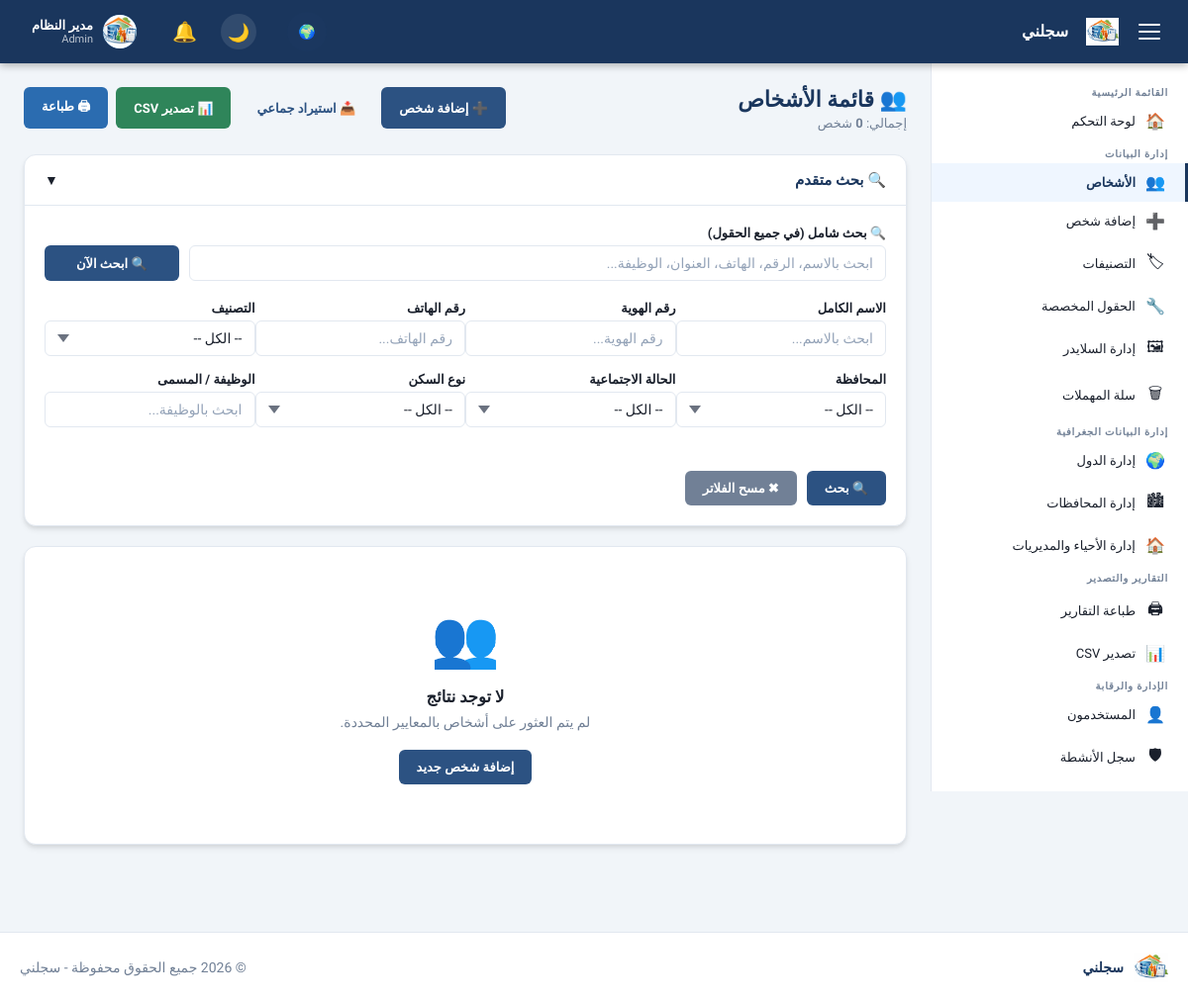
The app's page /admin/persons.php (signed in) with its own data.
### tables this page shows
CREATE TABLE `settings` (
  `id` int UNSIGNED NOT NULL,
  `setting_key` varchar(100) NOT NULL,
  `setting_value` text,
  `updated_at` datetime NOT NULL DEFAULT CURRENT_TIMESTAMP ON UPDATE CURRENT_TIMESTAMP
);

CREATE TABLE `users` (
  `id` int UNSIGNED NOT NULL,
  `username` varchar(100) NOT NULL,
  `password` varchar(255) NOT NULL,
  `full_name` varchar(200) NOT NULL DEFAULT '',
  `email` varchar(200) NOT NULL DEFAULT '',
  `avatar` varchar(255) DEFAULT NULL,
  `role` enum('admin','manager','viewer') NOT NULL DEFAULT 'viewer',
  `is_active` tinyint(1) NOT NULL DEFAULT '1',
  `last_login` datetime DEFAULT NULL,
  `created_at` datetime NOT NULL DEFAULT CURRENT_TIMESTAMP
);

### admin/persons.php (the view, shortened to what the rows shown need)
<?php
require_once __DIR__ . '/../includes/header.php';
?>
<div class="page-header">
    <div>
        <h1 class="page-title">👥 قائمة الأشخاص</h1>
    </div>
</div>
<?php require_once __DIR__ . '/../includes/footer.php'; ?>

### includes/header.php (shortened to what the rows shown need)
<?php
require_once __DIR__ . '/../config/db.php';
require_once __DIR__ . '/functions.php';
require_once __DIR__ . '/auth.php';
requireLogin();
$user = currentUser();
?>
<!DOCTYPE html>
<html lang="ar" dir="rtl">
<head>
    <link rel="stylesheet" href="<?= APP_URL ?>/assets/css/style.css">
</head>
<body class="admin-body">
<nav class="topbar">
    <div class="topbar-inner">
        <div class="topbar-brand">
            <a href="<?= APP_URL ?>/admin/dashboard.php" class="brand-link">
                <?php
                $logoUrl = getSetting('logo_path');
                if ($logoUrl && file_exists(UPLOAD_PATH . '/' . $logoUrl)): ?>
                    <img src="<?= UPLOAD_URL ?>/<?= clean($logoUrl) ?>" alt="Logo" style="max-height: 28px; margin-left: 8px;">
                <?php else: ?>
                    <span class="brand-icon">📋</span>
                <?php endif; ?>
                <span class="brand-text"><?= clean(getSetting('site_name', APP_NAME)) ?></span>
            </a>
        </div>
        <div class="topbar-actions">
            <div class="user-menu" id="userMenuToggle">
                <?php if (!empty($user['avatar']) && file_exists(UPLOAD_PATH . '/avatars/' . $user['avatar'])): ?>
                    <img src="<?= UPLOAD_URL ?>/avatars/<?= clean($user['avatar']) ?>" alt="Avatar" class="user-avatar" style="object-fit: cover;">
                <?php else: ?>
                    <div class="user-avatar"><?= mb_substr($user['full_name'] ?? 'م', 0, 1) ?></div>
                <?php endif; ?>
                <div class="user-info">
                    <span class="user-name"><?= clean($user['full_name'] ?? '') ?></span>
                    <span class="user-role"><?= clean($user['role'] ?? '') ?></span>
                </div>
            </div>
        </div>
    </div>
</nav>
<main class="main-content" id="mainContent">
    <div class="content-wrapper">

### includes/footer.php (shortened to what the rows shown need)
    </div>
</main>
<footer class="admin-footer">
    <div class="footer-inner">
        <div class="footer-logo">
            <?php
            $logoUrl = getSetting('logo_path');
            if ($logoUrl && file_exists(UPLOAD_PATH . '/' . $logoUrl)): ?>
                <img src="<?= UPLOAD_URL ?>/<?= clean($logoUrl) ?>" alt="Logo">
            <?php else: ?>
                <span class="footer-icon">📋</span>
            <?php endif; ?>
            <span class="footer-text"><?= clean(getSetting('site_name', APP_NAME)) ?></span>
        </div>
        <div class="footer-copyright">
            &copy; <?= date('Y') ?> جميع الحقوق محفوظة - <?= clean(getSetting('site_name', APP_NAME)) ?>
        </div>
    </div>
</footer>
</body>
</html>

### records on screen
settings: setting_value (picture)
settings: setting_value "سجلني"
users: avatar (picture), full_name "مدير النظام", role "Admin"

### other values on screen
$total "0"
